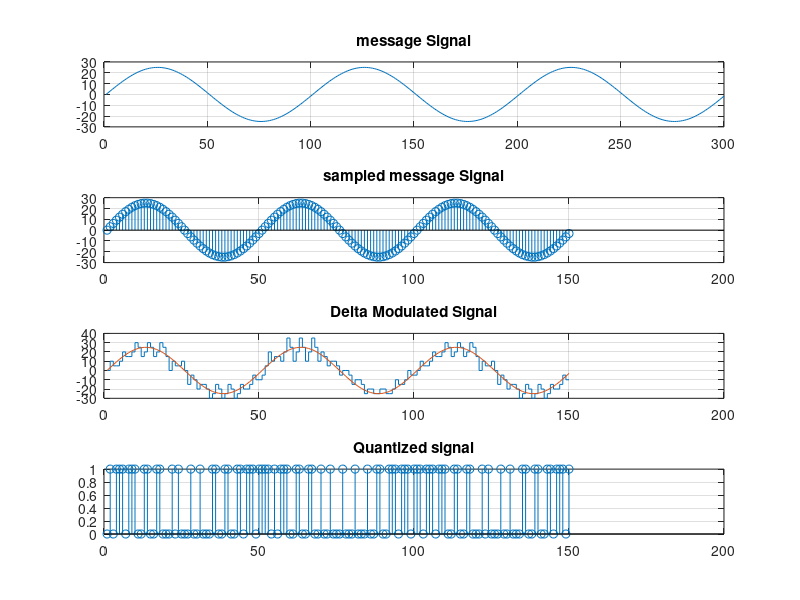
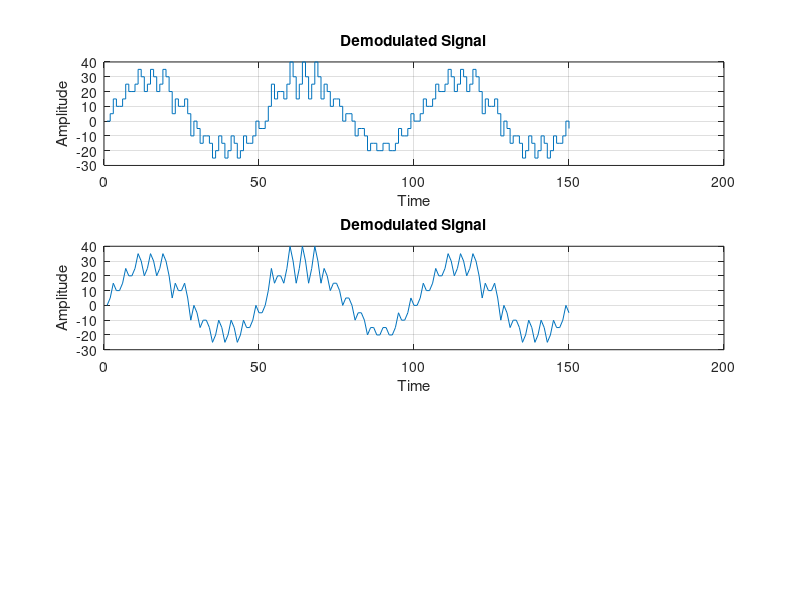

These charts were generated, in order, by the following MATLAB code: (Note: this script raises an error after producing the figures.)
%NAME-ARCHIT VASHIST
%ROLL -2021BEC0022

%%ADAPTIVE DELTA MODULATION IN MATLAB
clc;
clear all;
close all;

%message frequency
fm=3;
%message amplitude
A_m=25;
%sampling frequency higher
fs1=100*fm;
%sampling time
Ts1=1/fs1;

%time interval
t1=0:Ts1:1-Ts1;

%message signal
m_t=A_m*sin(2*pi*fm*t1);


%step size initialisation
delta=5;


%Higher sampling time for taking samples from the given message signal
t2=0:2*Ts1:1-Ts1;

%samples
sample=A_m*sin(2*pi*fm*t2);

figure(1)
subplot(4,1,1)
plot(m_t);
title('message Signal');
grid on;


subplot(4,1,2)
stem(sample);
title('sampled message Signal');
grid on;


% Initialize delta modulation output signal
delta_modulated_signal = zeros(size(sample));

% Initialize delta modulation output signal
delta_modulated_signal(1) = 0; % Set the first sample
d_error(1)=1;
quantized_signal=[];
step_size(1)=delta;
% Perform delta modulation
for i = 2:length(sample)

    if sample(i) >delta_modulated_signal(i-1)%if sample is greater then add step size
        d_error(i)=+1;
        step_size(i)=(d_error(i)*abs(step_size(i-1)))+d_error(i-1)*delta
        delta_modulated_signal(i) = delta_modulated_signal(i-1) + step_size(i);
        quantized_signal(i)=1;
    else            
        %if sample is less than quantized level then decrease
        d_error(i)=-1;
        step_size(i)=(d_error(i)*abs(step_size(i-1)))+d_error(i-1)*delta
        delta_modulated_signal(i) = delta_modulated_signal(i-1) + step_size(i);
        quantized_signal(i)=0;
    end
end

% Plot the delta-modulated signal

subplot(4,1,3)
stairs(delta_modulated_signal);
title('Delta Modulated Signal');
hold on;
plot(sample);
hold off;
grid on;

subplot(4,1,4)
stem(quantized_signal);
title('Quantized signal');
grid on;

%%DEMODULATION
% Initialize the demodulated signal
demodulated_signal = zeros(size(delta_modulated_signal));
demodulated_signal(1)=0;

% Perform delta demodulation
% Perform delta demodulation
d_error(1)=1;
d_step_size(1)=delta;
% Initialize the error array
for i = 2:length(quantized_signal)
   
    if quantized_signal(i) == 1
         d_error(i)=+1;
          d_step_size(i) = (d_error(i) * abs(d_step_size(i-1))) + (d_error(i-1) * delta);
        demodulated_signal(i) = demodulated_signal(i-1) + d_step_size(i-1);

    else   
        d_error(i)=-1;
         d_step_size(i) = (d_error(i) * abs(d_step_size(i-1))) + (d_error(i-1) * delta);
        demodulated_signal(i) = demodulated_signal(i-1) + d_step_size(i-1);
       
    end
    
end

% Plot the demodulated signal
figure(2);
subplot(3,1,1);
stairs(demodulated_signal);
title('Demodulated Signal');
xlabel('Time');
ylabel('Amplitude');
grid on;

%demodulated signal
subplot(3,1,2);
plot(demodulated_signal);
title('Demodulated Signal');
xlabel('Time');
ylabel('Amplitude');
grid on;

%low pass filter 
filtered_signal=lowpass(demodulated_signal,fm,(1/(2*Ts1)));


% Plot the filtered signal
subplot(3,1,3);
plot(filtered_signal);
title('Filtered Signal');
xlabel('Time');
ylabel('Amplitude');
grid on;
hold on;
plot(sample);
title('Original Message Signal');
xlabel('Time');
ylabel('Amplitude');
legend('recovered signal','original message signal');
hold off
grid on;





